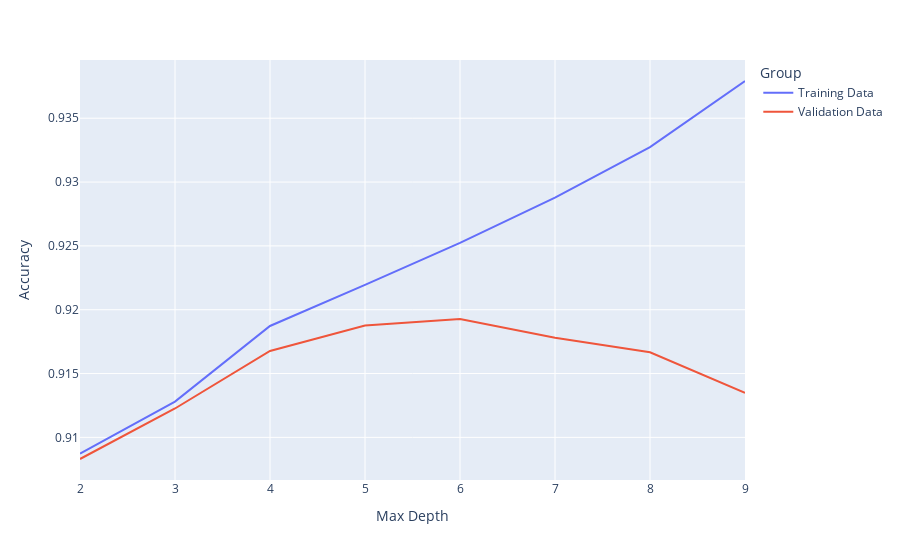

Write notebook code for a chart like this one.
### Code cell
# MANUAL HYPERPARAMETER TUNING FOR DECISION TREE CLASSIFIER ON TRAINING DATA #

# create 5-fold cross-validation
nk = 5
kf = KFold(n_splits=nk, random_state=0, shuffle=True)

# Search the parameter among the following
param_values = np.arange(2, 10)

# init acc
acc_train = np.zeros((nk , 8))
acc_val = np.zeros((nk , 8))

# init f1
f1_train = np.zeros((nk , 8))
f1_val = np.zeros((nk , 8))

i = 0
for train_index , val_index in kf.split(X):
    X_t, X_val = X.iloc[train_index], X.iloc[val_index]
    y_t, y_val = y.iloc[train_index], y.iloc[val_index]
    j = 0
    for c in param_values:
        dt = tree.DecisionTreeClassifier(max_depth = c, random_state=0)
        dt.fit(X_t, y_t)
        yhat = dt.predict(X_t)
        yhat2 = dt.predict(X_val)
        acc_train[i][j] = accuracy_score(yhat , y_t)
        f1_train[i][j] = f1_score(yhat , y_t)
        acc_val[i][j] = accuracy_score(yhat2 , y_val)
        f1_val[i][j] = f1_score(yhat2 , y_val)
        j = j + 1
    i = i + 1
    
# Store all mean accuracies, parameter values and groups in a dataframe
mean_train_acc = np.mean(acc_train , axis = 0)
mean_val_acc = np.mean(acc_val , axis = 0)
mean_acc = list(mean_train_acc) + list(mean_val_acc)

groups = ['Training Data'] * len(mean_train_acc) + ['Validation Data'] * len(mean_val_acc)
param_values = list(param_values) + list(param_values)
df_acc_comp = pd.DataFrame({'accuracy': mean_acc, 'max_depth': param_values, 'Group': groups})

# Draw line chart
fig = px.line(df_acc_comp, x="max_depth", y="accuracy", color='Group')
fig.update_layout(xaxis_title='Max Depth', yaxis_title='Accuracy')
fig.show()

### Figure 1 — Plotly figure (JSON) as saved in the notebook; plotly's stock layout.template omitted (floating-point values rounded to 4 significant figures)
{"data": [{"hovertemplate": "Group=Training Data<br>max_depth=%{x}<br>accuracy=%{y}<extra></extra>", "legendgroup": "Training Data", "line": {"color": "#636efa", "dash": "solid"}, "marker": {"symbol": "circle"}, "mode": "lines", "name": "Training Data", "orientation": "v", "showlegend": true, "type": "scatter", "x": [2, 3, 4, 5, 6, 7, 8, 9], "xaxis": "x", "y": [0.9087, 0.9128, 0.9187, 0.9219, 0.9252, 0.9288, 0.9327, 0.9379], "yaxis": "y"}, {"hovertemplate": "Group=Validation Data<br>max_depth=%{x}<br>accuracy=%{y}<extra></extra>", "legendgroup": "Validation Data", "line": {"color": "#EF553B", "dash": "solid"}, "marker": {"symbol": "circle"}, "mode": "lines", "name": "Validation Data", "orientation": "v", "showlegend": true, "type": "scatter", "x": [2, 3, 4, 5, 6, 7, 8, 9], "xaxis": "x", "y": [0.9083, 0.9123, 0.9168, 0.9188, 0.9193, 0.9178, 0.9167, 0.9135], "yaxis": "y"}], "layout": {"legend": {"title": {"text": "Group"}, "tracegroupgap": 0}, "margin": {"t": 60}, "xaxis": {"anchor": "y", "domain": [0, 1], "title": {"text": "Max Depth"}}, "yaxis": {"anchor": "x", "domain": [0, 1], "title": {"text": "Accuracy"}}}}
